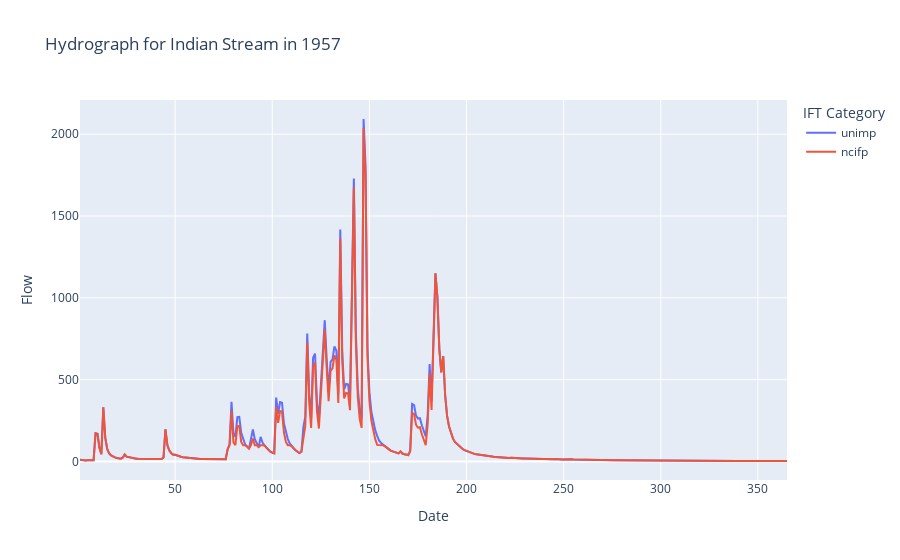

Write notebook code for a chart like this one.
### Code cell
# Filter the DataFrame based on your criteria
filtered_df = df[(df['water_year'] == 1958) &
                 (df['stream'] == 'indian') &
                 (df['ift'].isin(['unimp', 'ncifp']))]

fig = px.line(filtered_df,
              x='water_year_day',
              y='flow',
              color='ift', # Differentiates lines by 'ift' category
              labels={'flow': 'Flow', 'date': 'Date'},
              title='Hydrograph for Indian Stream in 1957')

fig.update_layout(xaxis_title='Date',
                  yaxis_title='Flow',
                  legend_title='IFT Category')
fig.show()

### Figure 1 — Plotly figure (JSON) as saved in the notebook; plotly's stock layout.template omitted (floating-point values rounded to 4 significant figures; data arrays with more than 128 entries replaced by an {"elided": "..."} marker saying what was removed)
{"data": [{"hovertemplate": "ift=unimp<br>water_year_day=%{x}<br>Flow=%{y}<extra></extra>", "legendgroup": "unimp", "line": {"color": "#636efa", "dash": "solid"}, "marker": {"symbol": "circle"}, "mode": "lines", "name": "unimp", "orientation": "v", "showlegend": true, "type": "scatter", "x": {"elided": "365 int values"}, "xaxis": "x", "y": {"elided": "365 float values"}, "yaxis": "y"}, {"hovertemplate": "ift=ncifp<br>water_year_day=%{x}<br>Flow=%{y}<extra></extra>", "legendgroup": "ncifp", "line": {"color": "#EF553B", "dash": "solid"}, "marker": {"symbol": "circle"}, "mode": "lines", "name": "ncifp", "orientation": "v", "showlegend": true, "type": "scatter", "x": {"elided": "365 int values"}, "xaxis": "x", "y": {"elided": "365 float values"}, "yaxis": "y"}], "layout": {"legend": {"title": {"text": "IFT Category"}, "tracegroupgap": 0}, "title": {"text": "Hydrograph for Indian Stream in 1957"}, "xaxis": {"anchor": "y", "domain": [0, 1], "title": {"text": "Date"}}, "yaxis": {"anchor": "x", "domain": [0, 1], "title": {"text": "Flow"}}}}
